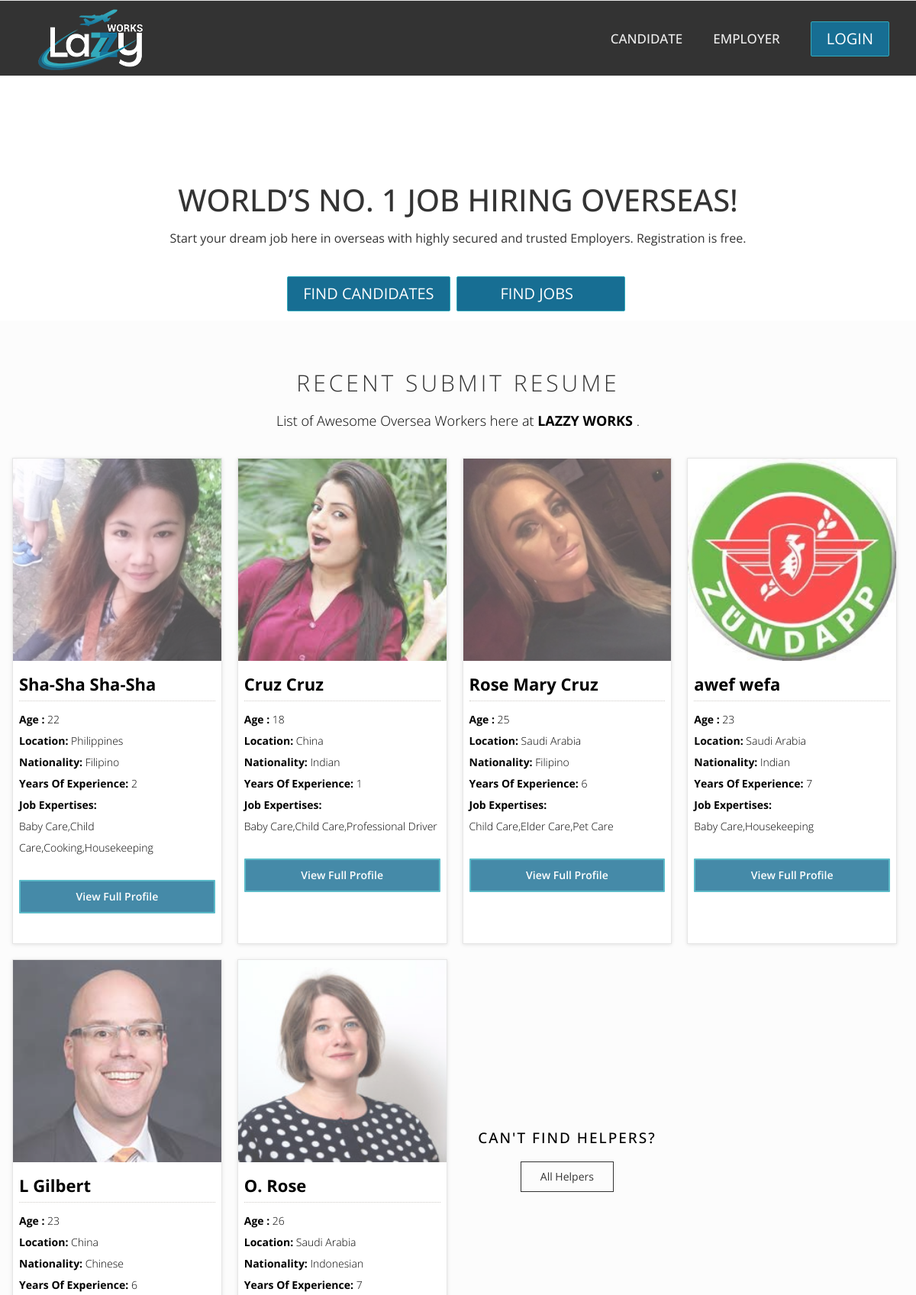
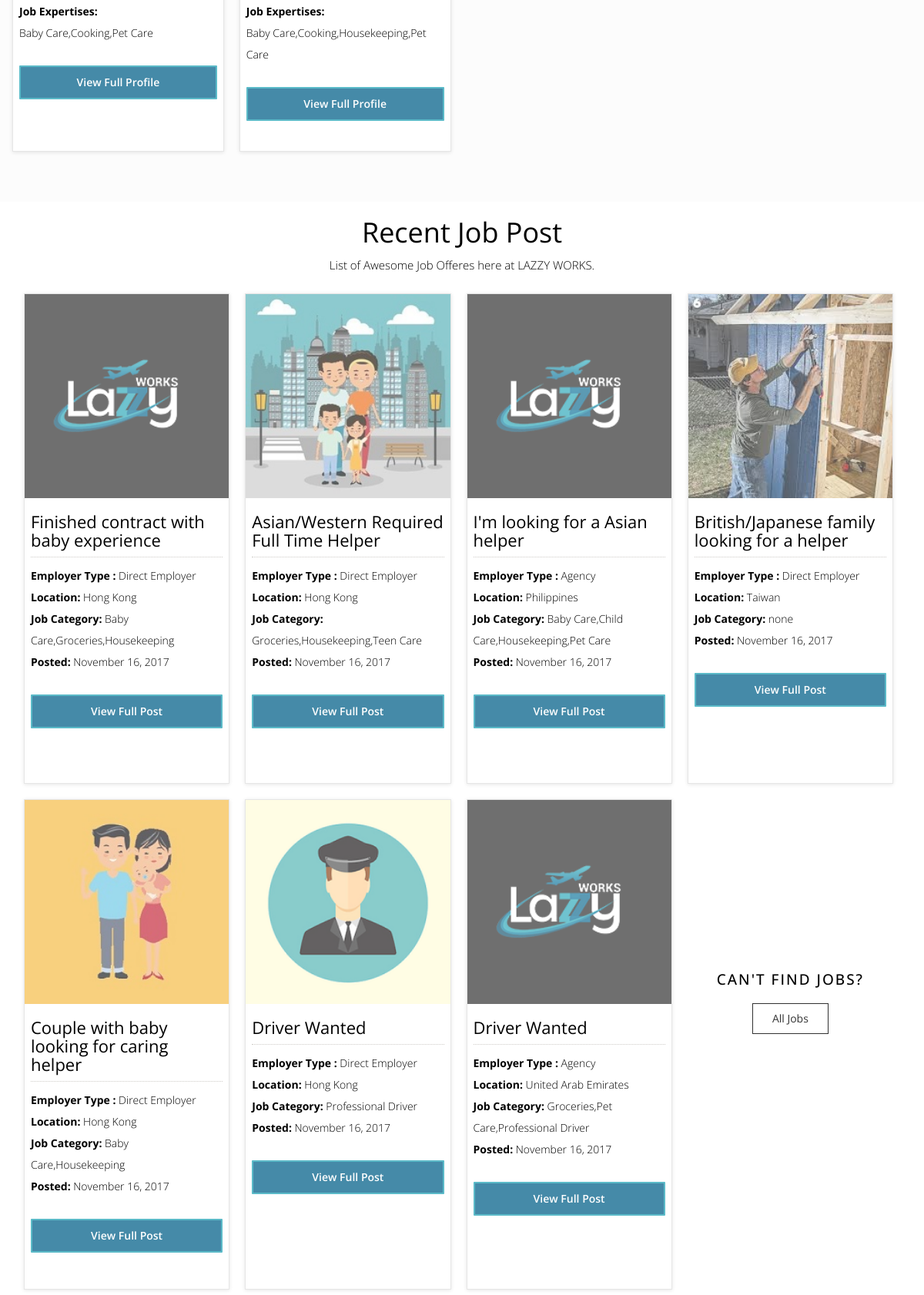
The page / (upper part) on the database its author committed (2 pictures, top to bottom).
### tables this page shows
CREATE TABLE `user_details` (
  `u_id` int(11) NOT NULL,
  `u_lname` varchar(100) NOT NULL,
  `u_fname` varchar(100) NOT NULL,
  `u_gender` varchar(6) NOT NULL,
  KEY `u_id` (`u_id`),
  KEY `u_id_2` (`u_id`),
  CONSTRAINT `user_details_ibfk_1` FOREIGN KEY (`u_id`) REFERENCES `user` (`u_id`)
);

CREATE TABLE `user_personal_information` (
  `u_id` int(11) NOT NULL,
  `up_picture` varchar(100) NOT NULL,
  `up_category` varchar(100) NOT NULL,
  `up_email` varchar(100) NOT NULL,
  `up_address` varchar(100) NOT NULL,
  `up_mobile` int(100) NOT NULL,
  `up_telephone` int(100) DEFAULT NULL,
  `up_nationality` varchar(100) NOT NULL,
  `up_religion` varchar(100) NOT NULL,
  `up_age` int(3) NOT NULL,
  `up_maritalstatus` varchar(100) NOT NULL,
  `up_education` varchar(100) DEFAULT NULL,
  `up_languages` varchar(100) NOT NULL,
  `up_status` varchar(100) NOT NULL,
  `up_dateposted` timestamp NULL DEFAULT CURRENT_TIMESTAMP,
  KEY `u_id` (`u_id`),
  KEY `u_id_2` (`u_id`),
  KEY `u_id_3` (`u_id`),
  CONSTRAINT `user_personal_information_ibfk_1` FOREIGN KEY (`u_id`) REFERENCES `user` (`u_id`)
);

CREATE TABLE `user_professional_information` (
  `u_id` int(11) NOT NULL,
  `upi_preferedworklocation` varchar(100) NOT NULL,
  `upi_yearsofexp` varchar(100) NOT NULL,
  `upi_expsummary` text NOT NULL,
  `upi_cookingskills` varchar(100) NOT NULL,
  `upi_skillsexp` varchar(100) NOT NULL,
  `upi_otherskills` varchar(100) NOT NULL,
  `upi_availability` varchar(100) NOT NULL,
  `upi_status` varchar(100) NOT NULL,
  KEY `u_id` (`u_id`),
  CONSTRAINT `user_professional_information_ibfk_1` FOREIGN KEY (`u_id`) REFERENCES `user` (`u_id`)
);

CREATE TABLE `job_description` (
  `j_id` int(11) NOT NULL AUTO_INCREMENT,
  `u_id` int(11) NOT NULL,
  `j_jobtitle` varchar(100) NOT NULL,
  `j_employertype` varchar(100) NOT NULL,
  `j_country` varchar(100) NOT NULL,
  `j_districtlocation` varchar(100) NOT NULL,
  `j_type` varchar(100) NOT NULL,
  `j_category` varchar(100) NOT NULL,
  `j_description` text NOT NULL,
  `j_workingstatus` varchar(100) NOT NULL,
  `j_requiredlanguages` varchar(100) NOT NULL,
  `j_contact` int(11) NOT NULL,
  `j_mainduties` varchar(100) DEFAULT NULL,
  `j_cookingskill` varchar(100) DEFAULT NULL,
  `j_applicationemail` varchar(100) NOT NULL,
  `j_nationality` varchar(100) NOT NULL,
  `j_familytype` varchar(100) NOT NULL,
  `j_startdate` varchar(100) NOT NULL,
  `j_monthlysalary` varchar(100) NOT NULL,
  `j_status` varchar(100) NOT NULL,
  `j_dateposted` timestamp NOT NULL DEFAULT CURRENT_TIMESTAMP,
  `j_logo` varchar(100) DEFAULT NULL,
  PRIMARY KEY (`j_id`),
  KEY `u_id` (`u_id`),
  CONSTRAINT `job_description_ibfk_1` FOREIGN KEY (`u_id`) REFERENCES `user` (`u_id`)
);

### includes/homepage.php (the view, shortened to what this page needs)
  <div class="slider-area">
            <div class="slider-content">
                <div class="row">
                       <h2>World’s No. 1 Job hiring overseas!</h2>
                       <h5>Start your dream job here in overseas with highly secured and trusted Employers. Registration is free.
</h5    >
                      <br>
                         <div class="button">
                          <button class="navbar-btn nav-button wow bounceInRight login" type="reset" onclick="location.href='index.php?source=findhelpers'">FIND CANDIDATES</button>
                           <button class="navbar-btn nav-button wow bounceInRight login" type="reset" onclick="location.href='index.php?source=findemployer'">&nbsp;&nbsp;&nbsp;&nbsp;&nbsp;&nbsp;&nbsp;FIND JOBS &nbsp;&nbsp;&nbsp;&nbsp;&nbsp;&nbsp;&nbsp;&nbsp;</button>
                    </div>
            </div>
        </div>
</div>
        <div class="content-area home-area-1 recent-property" style="background-color: #FCFCFC; padding-bottom: 55px;">
            <div class="container">
                <div class="row">
                    <div class="col-md-10 col-md-offset-1 col-sm-12 text-center page-title">
                        <h2>Recent Submit Resume</h2>
                        <p>List of Awesome Oversea Workers here at <strong>LAZZY WORKS</strong> .</p>
                    </div>
                </div>
                <div class="row">
                    <div class="proerty-th">
                    <?php
                    require_once 'includes/connection.php';
                    $show_profile_query="SELECT
                                              a.u_id,
                                              a.u_fname,
                                              a.u_lname,
                                              b.up_age,
                                              b.up_picture,
                                              b.up_address,
                                              b.up_nationality,
                                              b.up_category,
                                              b.up_address,
                                              c.upi_skillsexp,
                                              c.upi_yearsofexp
                                            FROM
                                              user_details AS a
                                               JOIN user_personal_information AS b
                                                ON b.u_id = a.u_id
                                               JOIN user_professional_information AS c
                                                ON a.u_id = c.u_id  where  b.up_status=:status order by a.u_id DESC  limit 7 ";
                    $show_profile_stmt=$connection->prepare($show_profile_query);
                    $show_profile_stmt->execute(['status'=>'Approved']);
                    while($result = $show_profile_stmt->fetch(PDO::FETCH_ASSOC))
                    {
                        echo " <div class='col-sm-6 col-md-3 p0'>
                                    <div class='box-two proerty-item'>
                                        <div class='item-thumb'>
                                           <img src='assets/img/profilepicture/".$result['up_picture']."'>
                                        </div>
                                        <div class='item-entry overflow'>
                                            <h4><b>".$result['u_fname']." ".$result['u_lname']."</b></h4>
                                            <div class='dot-hr'></div>
                                            <span class='pull-left'><b>Age : </b>".$result['up_age']."</span>
                                            <br>
                                            <h7><b>Location: </b>".$result['up_address']."</h7>
                                            <br>
                                            <span class='proerty-price pull-left'><b>Nationality: </b>".$result['up_nationality']."</span>
                                            <br>
                                            <h7><b>Years Of Experience: </b>".$result['upi_yearsofexp']."</h7>
                                            <br>
                                            <h7><b>Job Expertises:</b></h7>
                                            <br>
                                            <h7>".$result['upi_skillsexp']."</h7>
                                            <br>
                                            <br>
                                            <div class='span9 btn-block no-padding'>
                                        ";?>
                                            <button type="button" class='btn btn-large btn-block btn-primary full-width'
                                            onclick=" window.open('includes/candidate-page.php?id=<?php echo $result['u_id'];  ?>')"
                                                    >View Full Profile</button>
                                            </div>
                                        </div>
                                    </div>
                                </div>
                    <?php } ?>
                        <div class="col-sm-6 col-md-3 p0">
                            <div class="box-tree more-proerty text-center">
                                <br><br> <br><br> <br><br> <br><br>
                                <div class="more-entry overflow">
                                    <h5><a >CAN'T FIND HELPERS?  </a></h5>
                                    <button onclick="location.href='index.php?source=findhelpers'" class="btn border-btn more-black" value="All properties">All Helpers</button>
                                </div>
                            </div>
                        </div>
                    </div>
                </div>
            </div>
        </div>
                <div class="col-md-10 col-md-offset-1 col-sm-12 text-center page-title1">
                        <h2>Recent Job Post</h2>
                        <p>List of Awesome Job Offeres here at LAZZY WORKS.</p>
                    </div>
        <div class="container">
            <div class="row ">
                        <div class="col-md-12 clear">
                                <div id="list-type" class="property-th">
                                    <div id="list-type" class="proerty-th">
                                    <?php
                                         require_once 'includes/connection.php';
                                            $show_job_query="SELECT *, DATE_FORMAT(j_dateposted,'%M %d, %Y') as j_dateposted FROM job_description where j_status=:status order by j_id DESC  LIMIT 7";
                                             $show_job_stmt=$connection->prepare($show_job_query);
                                             $show_job_stmt->execute(['status'=>'Approved']);
                                             while($result = $show_job_stmt->fetch(PDO::FETCH_ASSOC))
                                             {
                                                echo " <div class='col-sm-6 col-md-3 p0'>
                                                 <div class='box-two proerty-item'>
                                                   <div class='item-thumb'>
                                                        <img src='assets/img/profilepicture/".$result['j_logo']."'>
                                                          </div>
                                                             <div class='item-entry overflow'>
                                                                <h4>".$result['j_jobtitle']."</h4>
                                                                <div class='dot-hr'></div>
                                                                <span class='pull-left'><b>Employer Type : </b>".$result['j_employertype']." </span>
                                                                <br>
                                                                <h7><b>Location: </b> ".$result['j_country']."</h7>
                                                                <br>
                                                                <h7><b>Job Category: </b>".$result['j_mainduties']."</h7>
                                                                <br>
                                                                <span class='pull-left'><b>Posted:</b> ".$result['j_dateposted']."</span>
                                                                <br>
                                                                <br>
                                                                <div class='span9 btn-block no-padding'>
                                                                  ";?>
                                                            <button type="button" class="btn btn-large btn-block btn-primary full-width"
                                                            onclick=" window.open('includes/job-page.php?id=<?php echo $result['j_id'];  ?>')"
                                                                >View Full Post</button>
                                                        </div>
                                                    </div>
                                                </div>
                                            </div>
                                <?php } ?>
                                <div class="col-sm-6 col-md-3 p0">
                            <div class="box-tree more-proerty text-center">
                                <br><br> <br><br> <br><br> <br><br>
                                <div class="more-entry overflow">
                                    <h5><a >CAN'T FIND JOBS?  </a></h5>
                                    <button onclick="location.href='index.php?source=findhelpers'" class="btn border-btn more-black" value="All properties">All Jobs</button>
                                </div>
                            </div>
                        </div>
                                            </div>
                                        </div>
                                    </div>
                                </div>
                            </div>

### includes/header.php (shortened to what this page needs)
<!DOCTYPE html>
 <html class="no-js">
    <head>
        <link rel="stylesheet" href="assets/css/normalize.css">
        <link rel="stylesheet" href="assets/css/font-awesome.min.css">
        <link rel="stylesheet" href="assets/css/fontello.css">
        <link href="assets/fonts/icon-7-stroke/css/pe-icon-7-stroke.css" rel="stylesheet">
        <link href="assets/fonts/icon-7-stroke/css/helper.css" rel="stylesheet">
        <link href="assets/css/animate.css" rel="stylesheet" media="screen">
        <link rel="stylesheet" href="assets/css/bootstrap-select.min.css">
        <link rel="stylesheet" href="bootstrap/css/bootstrap.min.css">
        <link rel="stylesheet" href="assets/css/icheck.min_all.css">
        <link rel="stylesheet" href="assets/css/price-range.css">
        <link rel="stylesheet" href="assets/css/owl.carousel.css">
        <link rel="stylesheet" href="assets/css/owl.theme.css">
        <link rel="stylesheet" href="assets/css/owl.transitions.css">
        <link rel="stylesheet" href="assets/css/lightslider.min.css">
        <link rel="stylesheet" href="assets/css/style.css">
        <link rel="stylesheet" href="assets/css/responsive.css">
    </head>
    <body>

### includes/navigation.php (shortened to what this page needs)
<nav class="navbar navbar-default ">
            <div class="container">
                <div class="navbar-header">
                    <a class="navbar-brand" href="index.php"><img src="assets/img/250x88.png" alt=""></a>
                </div>
                <div class="collapse navbar-collapse yamm" id="navigation">
                      <div class="button navbar-right">
                          <button class="navbar-btn nav-button wow bounceInRight login"  onclick="location.href='index.php?source=loginandregister'" data-wow-delay="0.30s">LOGIN </button>
                      </div>
                    <ul class="main-nav nav navbar-nav navbar-right">
                       <li class="dropdown ymm-sw " data-wow-delay="0.1s">
                            <a href="index.php?source=findhelpers" class="dropdown-toggle" data-toggle="ddropdown" data-hover="dropdown" data-delay="200">CANDIDATE</a>
                      </li>
                      <li class="dropdown ymm-sw " data-wow-delay="0.1s">
                             <a href="index.php?source=findemployer" class="dropdown-toggle" data-toggle="ddropdown" data-hover="dropdown" data-delay="200">EMPLOYER</a>
                      </li>
                    </ul>
                </div>
            </div>
        </nav>

### index.php (shortened to what this page needs)
<?php include "includes/header.php" ?>
<?php include "includes/navigation.php" ?>
<?php
    include_once 'includes/connection.php';
    if (isset($_GET['source'])) {
        $source=$_GET['source'];
    }
    else
    {
        $source="";
    }
    switch ($source)
    {
        default:
            include "includes/homepage.php";
        break;
    }
?>
<?php include "includes/footer.php" ?>

### includes/footer.php (shortened to what this page needs)
    </body>
</html>

### rows shown on the page
user_details: user_personal_information.up_picture (picture), u_fname "Sha-Sha", u_lname "Sha-Sha", user_personal_information.up_age "22", user_personal_information.up_address "Philippines", user_personal_information.up_nationality "Filipino", user_professional_information.upi_yearsofexp "2", user_professional_information.upi_skillsexp "Baby Care,Child Care,Cooking,Housekeeping"
user_details: user_personal_information.up_picture (picture), u_fname "Cruz", u_lname "Cruz", user_personal_information.up_age "18", user_personal_information.up_address "China", user_personal_information.up_nationality "Indian", user_professional_information.upi_yearsofexp "1", user_professional_information.upi_skillsexp "Baby Care,Child Care,Professional Driver"
user_details: user_personal_information.up_picture (picture), u_fname "Rose Mary", u_lname "Cruz", user_personal_information.up_age "25", user_personal_information.up_address "Saudi Arabia", user_personal_information.up_nationality "Filipino", user_professional_information.upi_yearsofexp "6", user_professional_information.upi_skillsexp "Child Care,Elder Care,Pet Care"
user_details: user_personal_information.up_picture (picture), u_fname "awef", u_lname "wefa", user_personal_information.up_age "23", user_personal_information.up_address "Saudi Arabia", user_personal_information.up_nationality "Indian", user_professional_information.upi_yearsofexp "7", user_professional_information.upi_skillsexp "Baby Care,Housekeeping"
user_details: user_personal_information.up_picture (picture), u_fname "L", u_lname "Gilbert", user_personal_information.up_age "23", user_personal_information.up_address "China", user_personal_information.up_nationality "Chinese", user_professional_information.upi_yearsofexp "6", user_professional_information.upi_skillsexp "Baby Care,Cooking,Pet Care"
user_details: user_personal_information.up_picture (picture), u_fname "O.", u_lname "Rose", user_personal_information.up_age "26", user_personal_information.up_address "Saudi Arabia", user_personal_information.up_nationality "Indonesian", user_professional_information.upi_yearsofexp "7", user_professional_information.upi_skillsexp "Baby Care,Cooking,Housekeeping,Pet Care"
job_description: j_logo (placeholder picture), j_jobtitle "Finished contract with baby experience", j_employertype "Direct Employer", j_country "Hong Kong", j_mainduties "Baby Care,Groceries,Housekeeping", j_dateposted "November 16, 2017"
job_description: j_logo (picture), j_jobtitle "Asian/Western Required Full Time Helper", j_employertype "Direct Employer", j_country "Hong Kong", j_mainduties "Groceries,Housekeeping,Teen Care", j_dateposted "November 16, 2017"
job_description: j_logo (placeholder picture), j_jobtitle "I'm looking for a Asian helper", j_employertype "Agency", j_country "Philippines", j_mainduties "Baby Care,Child Care,Housekeeping,Pet Care", j_dateposted "November 16, 2017"
job_description: j_logo (picture), j_jobtitle "British/Japanese family looking for a helper", j_employertype "Direct Employer", j_country "Taiwan", j_mainduties "none", j_dateposted "November 16, 2017"
job_description: j_logo (picture), j_jobtitle "Couple with baby looking for caring helper", j_employertype "Direct Employer", j_country "Hong Kong", j_mainduties "Baby Care,Housekeeping", j_dateposted "November 16, 2017"
job_description: j_logo (picture), j_jobtitle "Driver Wanted", j_employertype "Direct Employer", j_country "Hong Kong", j_mainduties "Professional Driver", j_dateposted "November 16, 2017"
job_description: j_logo (placeholder picture), j_jobtitle "Driver Wanted", j_employertype "Agency", j_country "United Arab Emirates", j_mainduties "Groceries,Pet Care,Professional Driver", j_dateposted "November 16, 2017"
